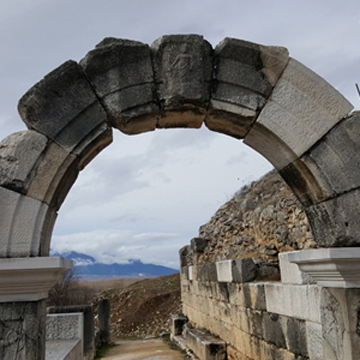
#> input picture 8장/images/rotate.jpg, 360 x 360 px
$ python 8.5.1.py
#> lines starting #> are read from the running program, lines starting #| are printed output that depends on the picture
### Common/interplation.py
import numpy as np


# [20 lines left out: functions scaling, scaling_nearest, not called in this run]


def bilinear_value(img, pt):
    x, y = np.int32(pt)
    if x >= img.shape[1] - 1: x = x - 1
    if y >= img.shape[0] - 1: y = y - 1

    P1, P2, P3, P4 = np.float32(img[y:y + 2, x:x + 2].flatten())

    alpha, beta = pt[1] - y, pt[0] - x
    M1 = P1 + alpha * (P3 - P1)
    M2 = P2 + alpha * (P4 - P2)
    P = M1 + beta * (M2 - M1)
    return np.clip(P, 0, 255)

### Common/functions.py
def contain(p, shape):
    return 0 <= p[0] < shape[0] and 0 <= p[1] < shape[1]

### 8장/8.5.1.py
import numpy as np, math, cv2
from Common.interplation import bilinear_value
from Common.functions import contain


def rotate(img, degree):
    dst = np.zeros(img.shape[:2], img.dtype)
    radian = (degree / 180) * np.pi
    sin, cos = np.sin(radian), np.cos(radian)

    for i in range(img.shape[0]):
        for j in range(img.shape[1]):
            y = -j * sin + i * cos
            x = j * cos + i * sin
            if contain((y, x), img.shape):
                dst[i, j] = bilinear_value(img, [x, y])

    return dst


def rotate_pt(img, degree, pt):
    dst = np.zeros(img.shape[:2], img.dtype)
    radian = (degree / 180) * np.pi
    sin, cos = math.sin(radian), math.cos(radian)

    for i in range(img.shape[0]):
        for j in range(img.shape[1]):
            jj, ii = np.subtract((j, i), pt)
            y = -jj * sin + ii * cos
            x = jj * cos + ii * sin
            x, y = np.add((x, y), pt)
            if contain((y, x), img.shape):
                dst[i, j] = bilinear_value(img, (x, y))

    return dst


image = cv2.imread("images/rotate.jpg", cv2.IMREAD_GRAYSCALE)
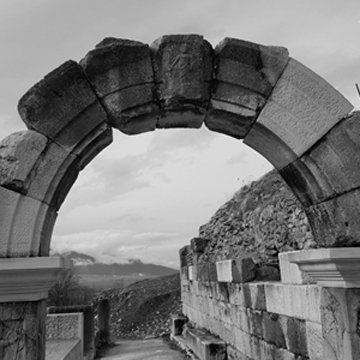
#> image: shape (360, 360); min 0, max 247, mean 119.7
if image is None: raise Exception("영상파일 읽기 에러")

center = np.divmod(image.shape[::-1], 2)[0]
#> center = [180, 180]
dst1 = rotate(image, 20)
#> the loop in rotate, `for i in range(img.shape[0]):` made 360 passes
#> after the loop in rotate, `for i in range(img.shape[0]):`:
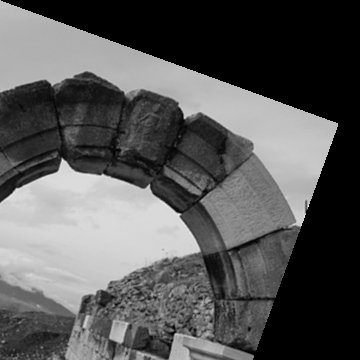
#> dst: shape (360, 360); min 0, max 255, mean 87.4
dst2 = rotate_pt(image, 20, center)
#> after the loop in rotate_pt, `for i in range(img.shape[0]):`:
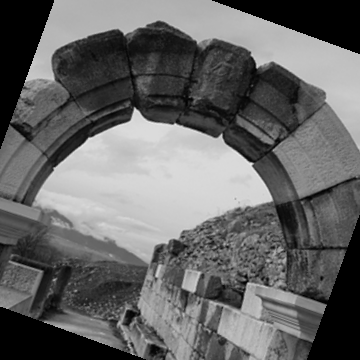
#> dst: shape (360, 360); min 0, max 234, mean 102.4

cv2.imshow("image", image)
cv2.imshow("dst1: rotated on (0, 0)", dst1)
cv2.imshow("dst2: rotated on center point", dst2)
cv2.waitKey(0)
